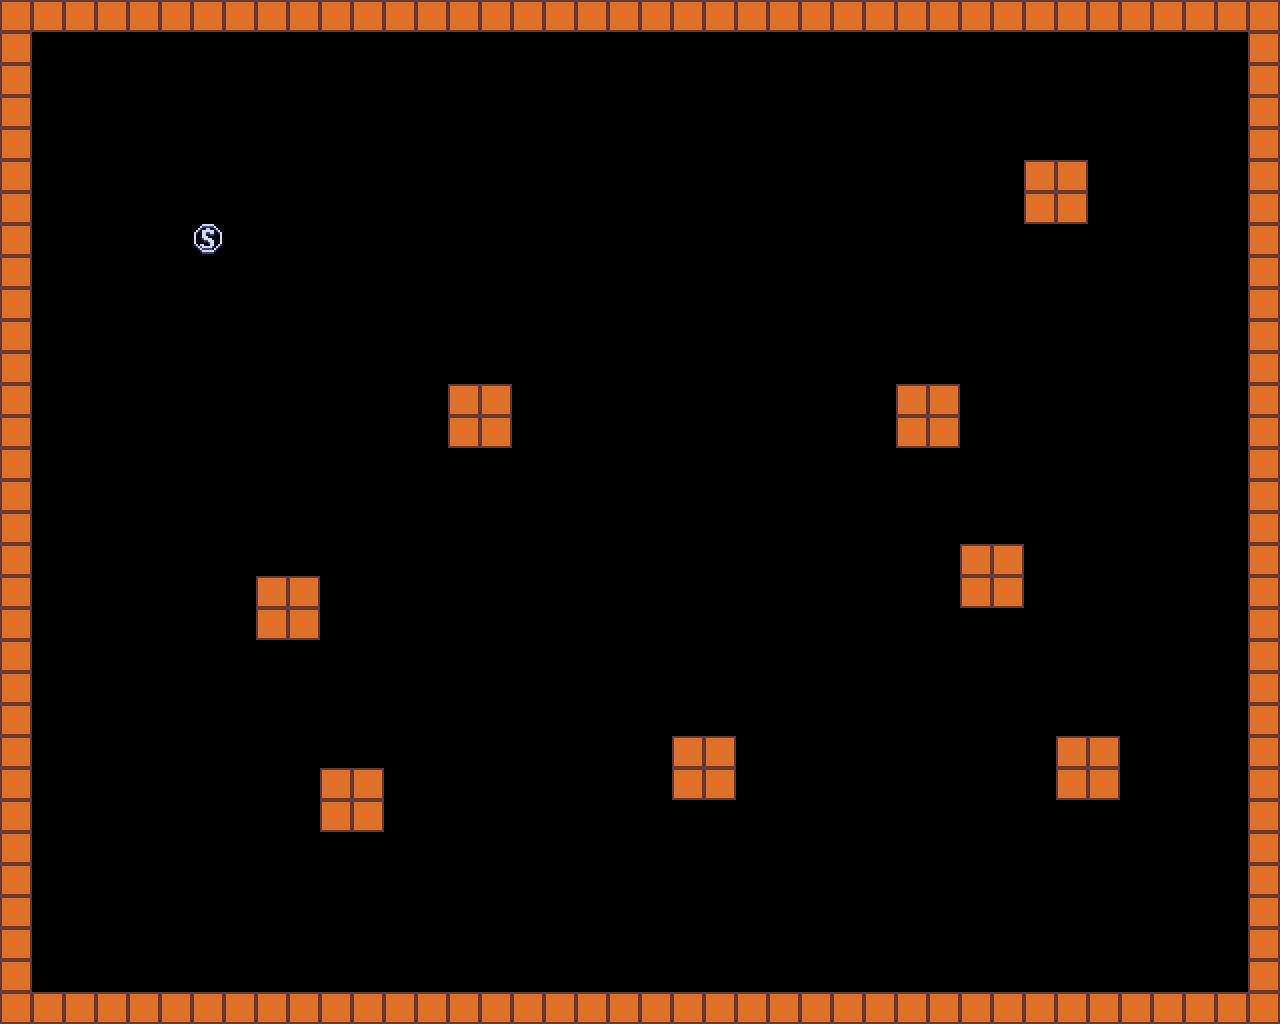

The image is a tile-based game level rendered from a .tmx file. Its description and complete source (layers, tilesets, objects, tile grids) follow:
An orthogonal 40x32 tile map with 32x32 px tiles, 1 tile layer (objects).

<map version="1.0" orientation="orthogonal" renderorder="right-down" width="40" height="32" tilewidth="32" tileheight="32" nextobjectid="1">
 <tileset firstgid="1" name="tileset" tilewidth="32" tileheight="32" tilecount="64" columns="8">
  <image source="tileset.png" width="256" height="256" />
 </tileset>
 <layer name="objects" width="40" height="32">
  <data encoding="csv">
1,1,1,1,1,1,1,1,1,1,1,1,1,1,1,1,1,1,1,1,1,1,1,1,1,1,1,1,1,1,1,1,1,1,1,1,1,1,1,1,
1,0,0,0,0,0,0,0,0,0,0,0,0,0,0,0,0,0,0,0,0,0,0,0,0,0,0,0,0,0,0,0,0,0,0,0,0,0,0,1,
1,0,0,0,0,0,0,0,0,0,0,0,0,0,0,0,0,0,0,0,0,0,0,0,0,0,0,0,0,0,0,0,0,0,0,0,0,0,0,1,
1,0,0,0,0,0,0,0,0,0,0,0,0,0,0,0,0,0,0,0,0,0,0,0,0,0,0,0,0,0,0,0,0,0,0,0,0,0,0,1,
1,0,0,0,0,0,0,0,0,0,0,0,0,0,0,0,0,0,0,0,0,0,0,0,0,0,0,0,0,0,0,0,0,0,0,0,0,0,0,1,
1,0,0,0,0,0,0,0,0,0,0,0,0,0,0,0,0,0,0,0,0,0,0,0,0,0,0,0,0,0,0,0,1,1,0,0,0,0,0,1,
1,0,0,0,0,0,0,0,0,0,0,0,0,0,0,0,0,0,0,0,0,0,0,0,0,0,0,0,0,0,0,0,1,1,0,0,0,0,0,1,
1,0,0,0,0,0,9,0,0,0,0,0,0,0,0,0,0,0,0,0,0,0,0,0,0,0,0,0,0,0,0,0,0,0,0,0,0,0,0,1,
1,0,0,0,0,0,0,0,0,0,0,0,0,0,0,0,0,0,0,0,0,0,0,0,0,0,0,0,0,0,0,0,0,0,0,0,0,0,0,1,
1,0,0,0,0,0,0,0,0,0,0,0,0,0,0,0,0,0,0,0,0,0,0,0,0,0,0,0,0,0,0,0,0,0,0,0,0,0,0,1,
1,0,0,0,0,0,0,0,0,0,0,0,0,0,0,0,0,0,0,0,0,0,0,0,0,0,0,0,0,0,0,0,0,0,0,0,0,0,0,1,
1,0,0,0,0,0,0,0,0,0,0,0,0,0,0,0,0,0,0,0,0,0,0,0,0,0,0,0,0,0,0,0,0,0,0,0,0,0,0,1,
1,0,0,0,0,0,0,0,0,0,0,0,0,0,1,1,0,0,0,0,0,0,0,0,0,0,0,0,1,1,0,0,0,0,0,0,0,0,0,1,
1,0,0,0,0,0,0,0,0,0,0,0,0,0,1,1,0,0,0,0,0,0,0,0,0,0,0,0,1,1,0,0,0,0,0,0,0,0,0,1,
1,0,0,0,0,0,0,0,0,0,0,0,0,0,0,0,0,0,0,0,0,0,0,0,0,0,0,0,0,0,0,0,0,0,0,0,0,0,0,1,
1,0,0,0,0,0,0,0,0,0,0,0,0,0,0,0,0,0,0,0,0,0,0,0,0,0,0,0,0,0,0,0,0,0,0,0,0,0,0,1,
1,0,0,0,0,0,0,0,0,0,0,0,0,0,0,0,0,0,0,0,0,0,0,0,0,0,0,0,0,0,0,0,0,0,0,0,0,0,0,1,
1,0,0,0,0,0,0,0,0,0,0,0,0,0,0,0,0,0,0,0,0,0,0,0,0,0,0,0,0,0,1,1,0,0,0,0,0,0,0,1,
1,0,0,0,0,0,0,0,1,1,0,0,0,0,0,0,0,0,0,0,0,0,0,0,0,0,0,0,0,0,1,1,0,0,0,0,0,0,0,1,
1,0,0,0,0,0,0,0,1,1,0,0,0,0,0,0,0,0,0,0,0,0,0,0,0,0,0,0,0,0,0,0,0,0,0,0,0,0,0,1,
1,0,0,0,0,0,0,0,0,0,0,0,0,0,0,0,0,0,0,0,0,0,0,0,0,0,0,0,0,0,0,0,0,0,0,0,0,0,0,1,
1,0,0,0,0,0,0,0,0,0,0,0,0,0,0,0,0,0,0,0,0,0,0,0,0,0,0,0,0,0,0,0,0,0,0,0,0,0,0,1,
1,0,0,0,0,0,0,0,0,0,0,0,0,0,0,0,0,0,0,0,0,0,0,0,0,0,0,0,0,0,0,0,0,0,0,0,0,0,0,1,
1,0,0,0,0,0,0,0,0,0,0,0,0,0,0,0,0,0,0,0,0,1,1,0,0,0,0,0,0,0,0,0,0,1,1,0,0,0,0,1,
1,0,0,0,0,0,0,0,0,0,1,1,0,0,0,0,0,0,0,0,0,1,1,0,0,0,0,0,0,0,0,0,0,1,1,0,0,0,0,1,
1,0,0,0,0,0,0,0,0,0,1,1,0,0,0,0,0,0,0,0,0,0,0,0,0,0,0,0,0,0,0,0,0,0,0,0,0,0,0,1,
1,0,0,0,0,0,0,0,0,0,0,0,0,0,0,0,0,0,0,0,0,0,0,0,0,0,0,0,0,0,0,0,0,0,0,0,0,0,0,1,
1,0,0,0,0,0,0,0,0,0,0,0,0,0,0,0,0,0,0,0,0,0,0,0,0,0,0,0,0,0,0,0,0,0,0,0,0,0,0,1,
1,0,0,0,0,0,0,0,0,0,0,0,0,0,0,0,0,0,0,0,0,0,0,0,0,0,0,0,0,0,0,0,0,0,0,0,0,0,0,1,
1,0,0,0,0,0,0,0,0,0,0,0,0,0,0,0,0,0,0,0,0,0,0,0,0,0,0,0,0,0,0,0,0,0,0,0,0,0,0,1,
1,0,0,0,0,0,0,0,0,0,0,0,0,0,0,0,0,0,0,0,0,0,0,0,0,0,0,0,0,0,0,0,0,0,0,0,0,0,0,1,
1,1,1,1,1,1,1,1,1,1,1,1,1,1,1,1,1,1,1,1,1,1,1,1,1,1,1,1,1,1,1,1,1,1,1,1,1,1,1,1
</data>
 </layer>
</map>
